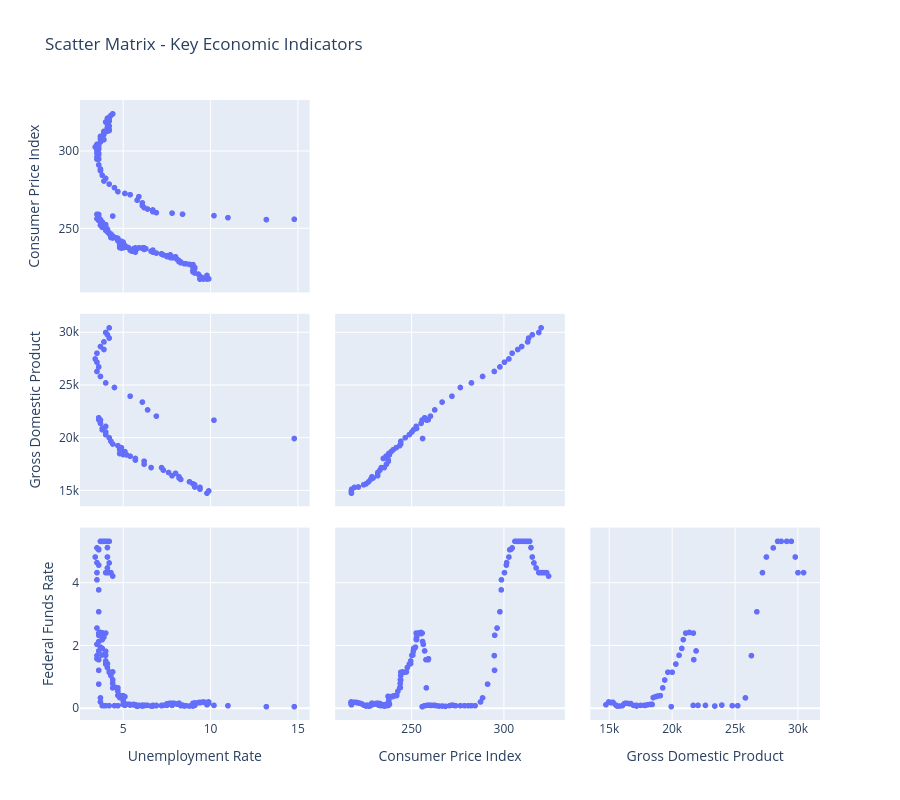

Write notebook code for a chart like this one.
### Code cell
# Scatter plots for key relationships
def scatter_matrix_plot(df):
    """
    Create scatter plot matrix
    """
    # Select subset of columns for readability (adjust as needed)
    cols_to_plot = df.columns[:4]  # First 4 indicators
    
    fig = px.scatter_matrix(
        df[cols_to_plot],
        dimensions=cols_to_plot,
        title='Scatter Matrix - Key Economic Indicators',
        height=800
    )
    fig.update_traces(diagonal_visible=False, showupperhalf=False)
    fig.show()

scatter_matrix_plot(economic_data)

### Figure 1 — Plotly figure (JSON) as saved in the notebook; plotly's stock layout.template omitted (floating-point values rounded to 4 significant figures; data arrays with more than 128 entries replaced by an {"elided": "..."} marker saying what was removed)
{"data": [{"diagonal": {"visible": false}, "dimensions": [{"axis": {"matches": true}, "label": "Unemployment Rate", "values": {"elided": "191 float values"}}, {"axis": {"matches": true}, "label": "Consumer Price Index", "values": {"elided": "191 float values"}}, {"axis": {"matches": true}, "label": "Gross Domestic Product", "values": {"elided": "191 float values"}}, {"axis": {"matches": true}, "label": "Federal Funds Rate", "values": {"elided": "191 float values"}}], "hovertemplate": "%{xaxis.title.text}=%{x}<br>%{yaxis.title.text}=%{y}<extra></extra>", "legendgroup": "", "marker": {"color": "#636efa", "symbol": "circle"}, "name": "", "showlegend": false, "showupperhalf": false, "type": "splom"}], "layout": {"dragmode": "select", "height": 800, "legend": {"tracegroupgap": 0}, "title": {"text": "Scatter Matrix - Key Economic Indicators"}}}
